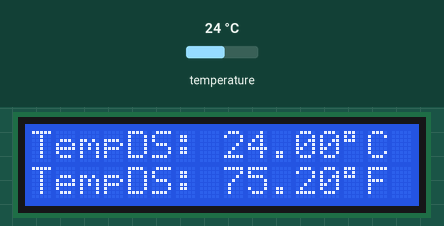
This sketch was run on a simulated Arduino Uno, built with avr-gcc and run on an emulated ATmega328P. Shown: 16×2 character LCD. The test bench sets the inputs (shaded band); at power-on: temperature 24 °C. What the sketch prints to the serial monitor is not drawn.

Above: at 1.2 s.
1.3 s: temperature set to 12 °C
At 3.6 s:
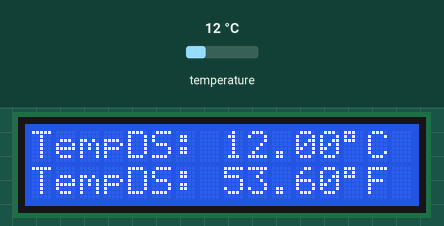
4.1 s: temperature set to 19 °C
At 5.3 s:
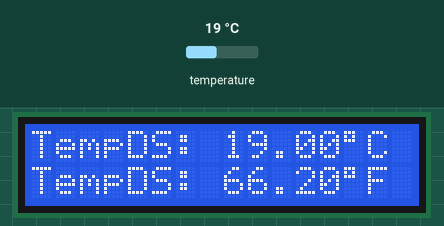
6.0 s: temperature set to 41 °C
At 7.0 s:
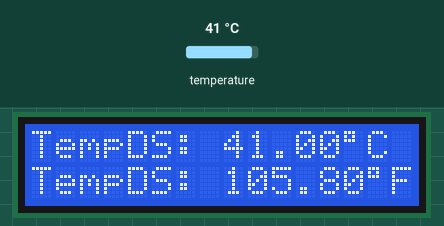
Timing chart, 0 to 9.0 s (numbered marks = the images above; inputs shaded):
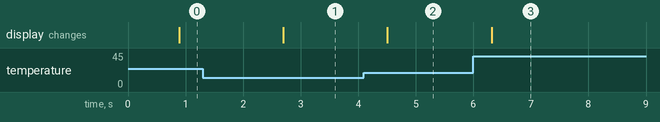

The sketch:

question5.ino
```cpp
/*  Author: Arnob Karmokar
 *  ID: 16-01-05-055
 *  Created on 02 April 2019
 */
#include <OneWire.h>
#include <DallasTemperature.h>
#include<Wire.h>
#include<LiquidCrystal_I2C.h>

#define ONE_WIRE_BUS 2

OneWire oneWire(ONE_WIRE_BUS);
DallasTemperature sensors(&oneWire);
LiquidCrystal_I2C lcd(0x3F,16,2);
void setup(void)
{
 Serial.begin(9600);
 sensors.begin();
 lcd.init();
 lcd.backlight();
}
void loop(void)
{

 sensors.requestTemperatures();
 lcd.clear();
 Serial.print("Temperature is: ");
 lcd.setCursor(0,0);
 lcd.print("TempDS: ");
 lcd.print(sensors.getTempCByIndex(0));
 lcd.print((char)223);
 lcd.print("C");
 lcd.setCursor(0,1);
 lcd.print("TempDS: ");
 lcd.print(sensors.getTempFByIndex(0));
 lcd.print((char)223);
 lcd.print("F");
 delay(1000);
}
```

Measured:
- after the input at 1.3 s, the display: changes after 1.4 s (image 1)
- after the input at 4.1 s, the display: changes after 0.41 s (image 2)
- after the input at 6.0 s, the display: changes after 0.32 s (image 3)
